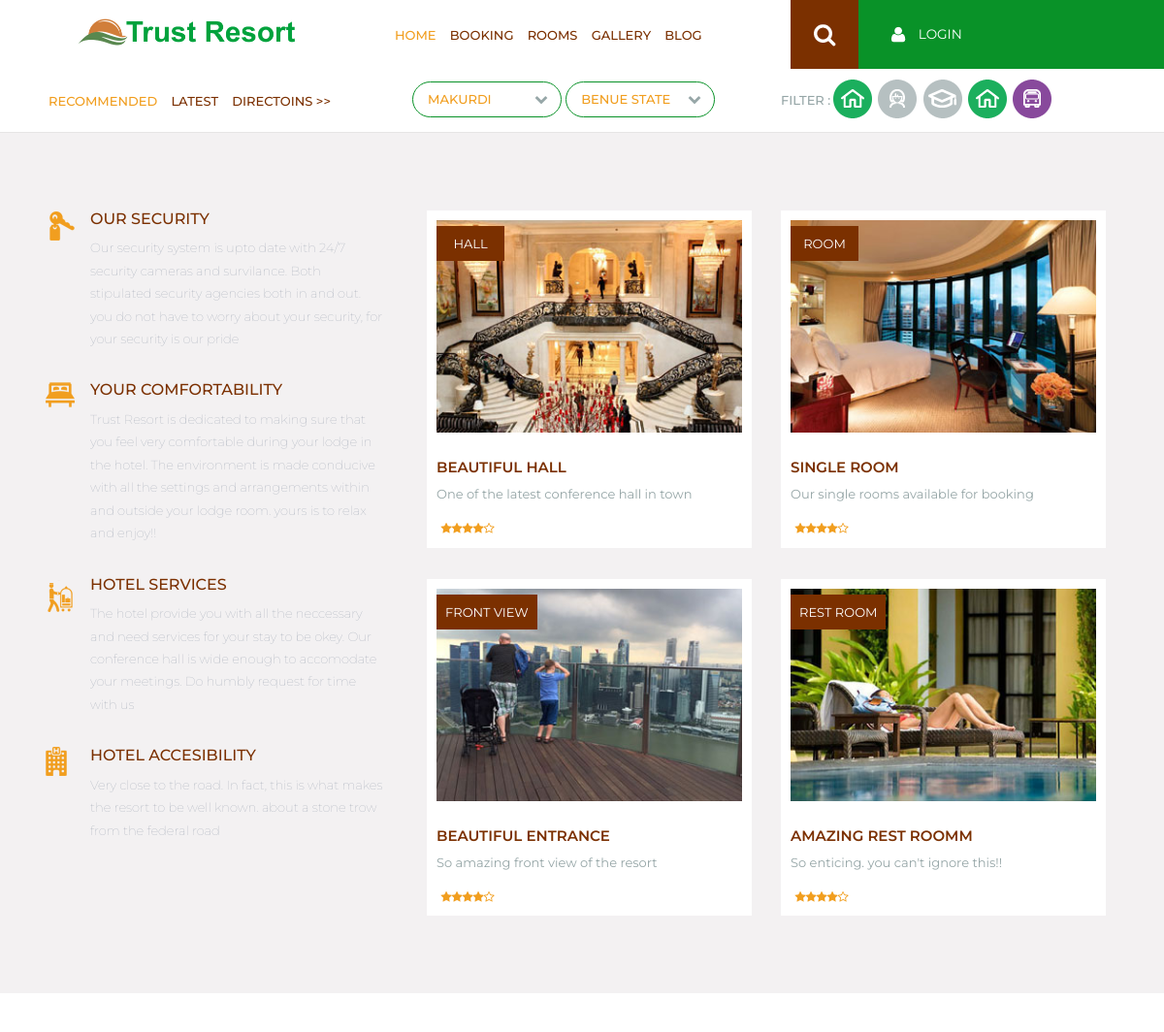
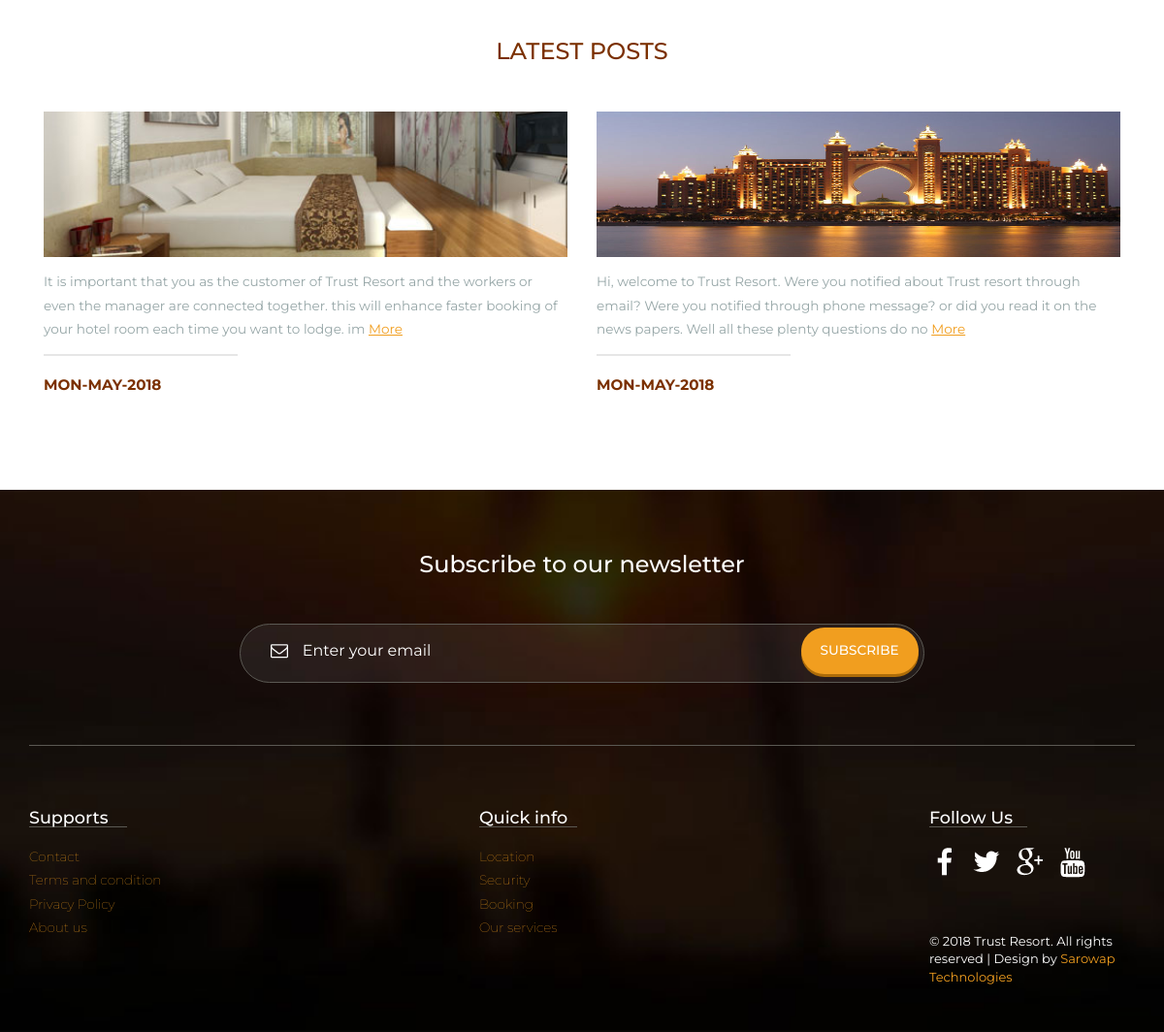
The page / on the database its author committed (2 pictures, top to bottom).
### tables this page shows
CREATE TABLE `blog` (
  `Id` int(250) NOT NULL,
  `Title` varchar(250) NOT NULL,
  `Body` mediumtext NOT NULL,
  `Photo` mediumblob NOT NULL,
  `Poster` varchar(250) NOT NULL,
  `Date` varchar(250) NOT NULL
);

### index.php (the view, shortened to what this page needs)
<!DOCTYPE HTML>
<html>
<head>
<link href="css/bootstrap.css" rel='stylesheet' type='text/css' />
<link href="css/style.css" rel='stylesheet' type='text/css' />
<link href="css/animate.css" rel='stylesheet' type='text/css' />
</head>
<body>
<div class="header">
		   <div class="col-sm-8 header-left">
					 <div class="logo">
						<a href="index.php"><img src="images/logo.png" alt=""/></a>
					 </div>
					 <div class="menu">
						    <ul class="nav" id="nav">
						    	<li class="active"><a href="index.php">Home</a></li>
						    	<li><a href="booking.php">Booking</a></li>
								<li ><a href="rooms.php">Rooms</a></li>
								<li><a href="gallery.php">Gallery</a></li>
						    	<li><a href="blog.php">Blog</a></li>
							</ul>
				    </div>
				      <div class="search-box">
							<div id="sb-search" class="sb-search">
								<form action="search.php" method="get" >
									<span class="sb-icon-search"> </span>
								</form>
							</div>
						</div>
	    		    <div class="clearfix"></div>
	    	    </div>
	            <div class="col-sm-4 header_right">
					  <div id="loginContainer"><a href="#" id="loginButton"><img src="images/login.png">
					  <?php
					  if(!isset($_SESSION['user'])){
					 echo " <span>Login</span>";
					  }else{
						  $userId = $_SESSION['user'];
						  echo "<a href='logout.php'><span>Logout</span></a><span style='color:#ff8a22;font-weight:bold'> [  $userId ]</span> <a href='manager.php'><span> Manage </span></a>";}
					 ?>
					  </a>
			             </div>
	                 </div>
	                <div class="clearfix"></div>
    </div>
     <div class="content_top">
   	  <div class="container">
   		<div class="col-md-4 bottom_nav">
   		   <div class="content_menu">
				<ul>
					<li class="active"><a href="#">Recommended</a></li>
					<li><a href="rooms.php">Latest</a></li>
					<li><a href="#">Directoins >></a></li>
				</ul>
			</div>
		</div>
		<div class="col-md-4 content_dropdown1">
		   <div class="content_dropdown" >
		     </div>
		     <div class="content_dropdown">
		       </div>
		</div>
		<div class="col-md-4 filter_grid">
			<ul class="filter">
				<li class="fil">Filter :</li>
				<li><a href=""> <i class="icon1"> </i> </a></li>
				<li><a href=""> <i class="icon2"> </i> </a></li>
				<li><a href=""> <i class="icon3"> </i> </a></li>
				<li><a href=""> <i class="icon1"> </i> </a></li>
				<li><a href=""> <i class="icon5"> </i> </a></li>
			</ul>
		</div>
   	</div>
   </div>
   <div class="living_middle">
   	  <div class="container">
   		  <div class="col-md-4 wow fadeInLeft" data-wow-delay="0.4s">
   		  	<ul class="feature">
                   <li> <i class="icon-trophy"></i></li>
                    <li class="feature_right"><h4>Our Security</h4>
                    <p>
                        Our security system is upto date with 24/7 security cameras and survilance. Both stipulated security agencies both in and out. you do not have to worry about your security, for your security is  our pride
                    </p>
                    </li>
            </ul>
            <ul class="feature">
                   <li> <i class="icon-tick"></i></li>
                    <li class="feature_right"><h4>Your Comfortability</h4>
                    <p>
                        Trust Resort is dedicated to making sure that you feel very comfortable during your lodge in the hotel. The environment is made conducive with all the settings and arrangements within and outside your lodge room. yours is to relax and enjoy!!
                    </p>
                    </li>
            </ul>
            <ul class="feature">
                   <li> <i class="icon-audio"></i></li>
                    <li class="feature_right"><h4>Hotel Services</h4>
                    <p>
                        The hotel provide you with all the neccessary and need services for your stay to be okey. Our conference hall is wide enough to accomodate your meetings. Do humbly request for time with us
                    </p>
                    </li>
            </ul>
            <ul class="feature last_grid">
                   <li> <i class="icon-video"></i></li>
                    <li class="feature_right"><h4>Hotel Accesibility</h4>
                    <p>
                       Very close to the road. In fact, this is what makes the resort to be well known. about a stone trow from the federal road
                    </p>
                    </li>
            </ul>
         </div>
         <div class="col-md-8 wow fadeInRight" data-wow-delay="0.4s">
          <div class="educate_grid">
            <div class="col-md-6 room-grid">
   	    	  <div class="living_box"><a href="rooms.php">
			    <img src="images/e4.jpg" class="img-responsive" alt=""/>
				<span class="sale-box">
				  <span class="sale-label">Hall</span>
			    </span>
				</a>
				<div class="living_desc desc1">
				<h3><a href="#">Beautiful hall</a></h3>
				<p> One of the latest conference hall in town</p>
				<p class="educate"><img src="images/star1.png" alt=""/></p>
				<div class="clearfix"></div>
				</div>
			  </div>
		    </div>
		    <div class="col-md-6 room-grid">
   	    	  <div class="living_box"><a href="rooms.php">
			    <img src="images/e3.jpg" class="img-responsive" alt=""/>
				<span class="sale-box">
				  <span class="sale-label">Room</span>
			    </span>
				</a>
				<div class="living_desc desc1">
				<h3><a href="#">single room</a></h3>
				<p>Our single rooms available for booking </p>
				<p class="educate"><img src="images/star1.png" alt=""/></p>
				<div class="clearfix"></div>
				</div>
			  </div>
		    </div>
		    <div class="clearfix"></div>
		   </div>
		   <div class="educate_grid1">
            <div class="col-md-6 room-grid">
   	    	  <div class="living_box"><a href="#">
			    <img src="images/e1.jpg" class="img-responsive" alt=""/>
				<span class="sale-box">
				  <span class="sale-label">Front View</span>
			    </span>
				</a>
				<div class="living_desc desc1">
				<h3><a href="#">Beautiful Entrance</a></h3>
				<p>So amazing front view of the resort </p>
				<p class="educate"><img src="images/star1.png" alt=""/></p>
				<div class="clearfix"></div>
				</div>
			  </div>
		    </div>
		    <div class="col-md-6 room-grid">
   	    	  <div class="living_box"><a href="#">
			    <img src="images/e2.jpg" class="img-responsive" alt=""/>
				<span class="sale-box">
				  <span class="sale-label">REST ROOM</span>
			    </span>
				</a>
				<div class="living_desc desc1">
				<h3><a href="#">Amazing Rest Roomm </a></h3>
				<p>So enticing. you can't ignore this!!</p>
				<p class="educate"><img src="images/star1.png" alt=""/></p>
				<div class="clearfix"></div>
				</div>
			  </div>
		    </div>
		    <div class="clearfix"></div>
		   </div>
		 </div>
      </div>
   </div>
   <div class="living_bottom">
   	  <div class="container">
   	  	<h2 class="title block-title">Latest Posts</h2>
   	  	 <?php
include("config/connect.php");
$sqli = "SELECT * From blog order by Id Desc Limit 2";
$query = mysqli_query($conn, $sqli);
while($fech = mysqli_fetch_array($query)){
	$date = $fech["Date"];
	$id = $fech["Id"];
	$img = $fech['Photo'];
        $sub= $fech['Body'];
       $limit=200;
       $msg = substr($sub, 0, $limit);
	echo "<div class='col-md-6 post_left wow fadeInLeft' data-wow-delay='0.4s'>
   	  		<div class='mask1'><img src='$img' alt='image' style='max-height:150px; min-width:600px' class='img-responsive zoom-img' /></div>
   	  	    <p>$msg   <a href='single.php?id=$id'>More</a></p>
   	  	    <div class='divider'></div>
   	  	    <p class='field-content'>$date</span></p>
   	  	</div> ";
}
	?>
   	  </div>
   </div>
   <div class="footer">
   	<div class="container">
   	 <div class="footer_top">
   	   <h3>Subscribe to our newsletter</h3>
   	   <form>
		<span>
			<i><img src="images/mail.png" alt=""></i>
		    <input type="text" value="Enter your email" onfocus="this.value = '';" onblur="if (this.value == '') {this.value = 'Enter your email';}">
		    <label class="btn1 btn2 btn-2 btn-2g"> <input name="submit" type="submit" id="submit" value="Subscribe"> </label>
		</span>
	   </form>
	  </div>
	  <div class="footer_grids">
	     <div class="footer-grid">
			<h4>Supports</h4>
			<ul class="list1">
				<li><a href="contact.php">Contact</a></li>
				<li><a href="#">Terms and condition</a></li>
				<li><a href="#">Privacy Policy</a></li>
				<li><a href="#">About us</a></li>
			</ul>
		  </div>
		  <div class="footer-grid">
			<h4>Quick info</h4>
			<ul class="list1">
				<li><a href="#">Location</a></li>
				<li><a href="#">Security</a></li>
				<li><a href="#">Booking </a></li>
				<li><a href="#">Our services</a></li>
			</ul>
		  </div>
		  <div class="footer-grid last_grid">
			<h4>Follow Us</h4>
			<ul class="footer_social wow fadeInLeft" data-wow-delay="0.4s">
			  <li><a href=""> <i class="fb"> </i> </a></li>
			  <li><a href=""><i class="tw"> </i> </a></li>
			  <li><a href=""><i class="google"> </i> </a></li>
			  <li><a href=""><i class="u_tube"> </i> </a></li>
		 	</ul>
		 	<div class="copy wow fadeInRight" data-wow-delay="0.4s">
			 <p> &copy; 2018 Trust Resort. All rights reserved | Design by <a href="http://facebook.com/angwamoses">Sarowap Technologies</a></p>
	        </div>
		  </div>
		  <div class="clearfix"> </div>
	   </div>
      </div>
   </div>
</body>
</html>

### rows shown on the page
blog: Photo (picture), Body "It is important that you as the customer of Trust Resort and the workers or even the manager are connected together. this will enhance faster booking of your hotel room each time you want to lodge. im", Date "MON-MAY-2018"
blog: Photo (picture), Body "Hi, welcome to Trust Resort. Were you notified about Trust resort through email? Were you notified through phone message? or did you read it on the news papers. Well all these plenty questions do no", Date "MON-MAY-2018"
